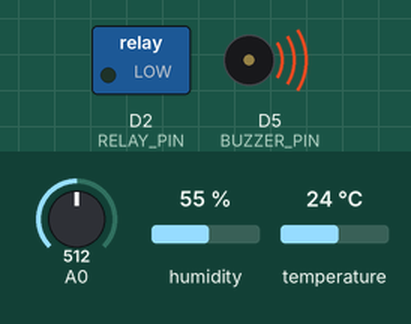
Recording of a sketch running on a simulated ESP8266 (NodeMCU). Shown: switched loads named in the sketch (green lamp = pin HIGH), buzzer (waves = sounding, pin HIGH). The inputs (shaded band) are chosen by the test bench; at power-on: A0 = 512, humidity 55 %, temperature 24 °C. Pins used as bus, display or sensor lines are not drawn; what the sketch prints to the serial monitor is not drawn.

Above: at 3.3 s.
3.4 s: A0 set to 412
9.3 s: A0 set to 386
At 14.3 s:
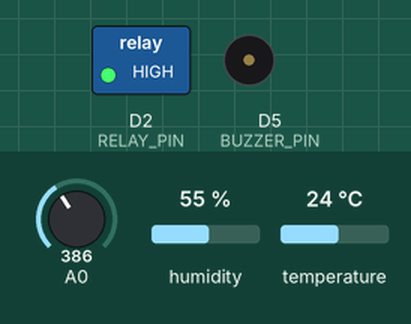
20.7 s: A0 set to 410
At 25.6 s:
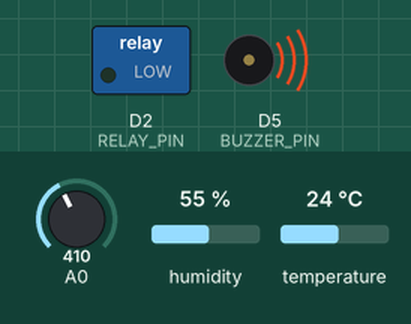
26.2 s: A0 set to 390
At 30.8 s:
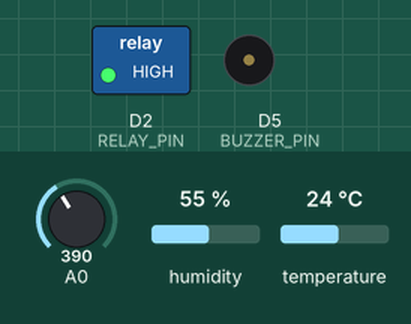
Timing chart, 0 to 32.3 s (numbered marks = the images above; inputs shaded):
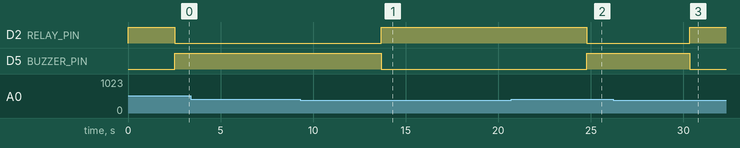

The sketch:

for_serial_monitor.ino
```cpp
#include <DHT.h>
// BY USING ESP8266 WITHOUT USING VOLTAGE SENSOR

#define MQ2_POWER_PIN D6      // GPIO12
#define ACS_POWER_PIN D7      // GPIO13
#define BUZZER_PIN D5         // GPIO14
#define RELAY_PIN D2          // GPIO4
#define DHTPIN D4             // GPIO2
#define DHTTYPE DHT11


DHT dht(DHTPIN, DHTTYPE);

void setup() {
  Serial.begin(9600);

  pinMode(MQ2_POWER_PIN, OUTPUT);
  pinMode(ACS_POWER_PIN, OUTPUT);
  pinMode(BUZZER_PIN, OUTPUT);
  pinMode(RELAY_PIN, OUTPUT);


  digitalWrite(MQ2_POWER_PIN, LOW);
  digitalWrite(ACS_POWER_PIN, LOW);
  digitalWrite(BUZZER_PIN, LOW);
  digitalWrite(RELAY_PIN, HIGH);

  dht.begin();
}

void loop() {
  int gasValue = readMQ2();
  int currentRaw = readACS712();


  float voltage = currentRaw * (3.3 / 1023.0);
  float current = (voltage - 2.5) / 0.185;


  float temperature = dht.readTemperature();
  float humidity = dht.readHumidity();


  Serial.print("Gas Value: "); Serial.println(gasValue);
  Serial.print("Current (A): "); Serial.println(current);
  Serial.print("Temp: "); Serial.print(temperature); Serial.print(" °C, ");
  Serial.print("Humidity: "); Serial.println(humidity);


  bool gasDanger = gasValue > 400;
  bool currentDanger = current > 0.7;

  if (gasDanger || currentDanger) {
    digitalWrite(BUZZER_PIN, HIGH);
    digitalWrite(RELAY_PIN, LOW);
    Serial.println("⚠️  Danger! Relay off. Buzzer on.");
  } else {
    digitalWrite(BUZZER_PIN, LOW);
    digitalWrite(RELAY_PIN, HIGH); // Power ON
    Serial.println("✅ Safe. Relay on.");
  }

  delay(3000);
}


int readMQ2() {
  digitalWrite(ACS_POWER_PIN, LOW);
  digitalWrite(MQ2_POWER_PIN, HIGH);
  delay(2000);
  int value = analogRead(A0);
  digitalWrite(MQ2_POWER_PIN, LOW);
  return value;
}


int readACS712() {
  digitalWrite(MQ2_POWER_PIN, LOW);
  digitalWrite(ACS_POWER_PIN, HIGH);
  delay(500);
  int value = analogRead(A0);
  digitalWrite(ACS_POWER_PIN, LOW);
  return value;
}
```

Measured:
- the behaviour switches between 401 and 400 on A0 (found by bisection; images 0 and 1)
- after the input at 3.4 s, every drawn part: stays the same
- after the input at 9.3 s, D2 (RELAY_PIN): LOW → HIGH after 4.4 s; D5 (BUZZER_PIN): HIGH → LOW after 4.4 s
- after the input at 20.7 s, D2 (RELAY_PIN): HIGH → LOW after 4.1 s; D5 (BUZZER_PIN): LOW → HIGH after 4.1 s
- after the input at 26.2 s, D2 (RELAY_PIN): LOW → HIGH after 4.1 s; D5 (BUZZER_PIN): HIGH → LOW after 4.1 s
